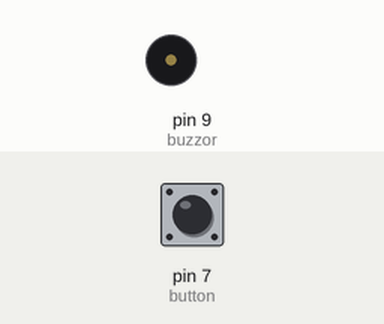
Simulated run of this sketch. Board: Arduino Leonardo, built with avr-gcc and run on an emulated ATmega32U4. On the bench: buzzer (waves = sounding, pin HIGH). The test bench sets the inputs (shaded band); at power-on: pin 7 (button) HIGH. USB keyboard and mouse output is not drawn.

Above: at 4.2 s.
4.3 s: pin 7 (button) pulled LOW for 0.15 s
At 4.8 s:
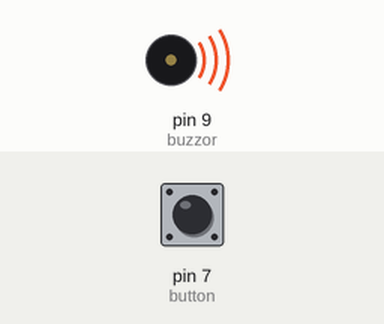
6.4 s: pin 7 (button) pulled LOW for 3.2 s
At 11.1 s:
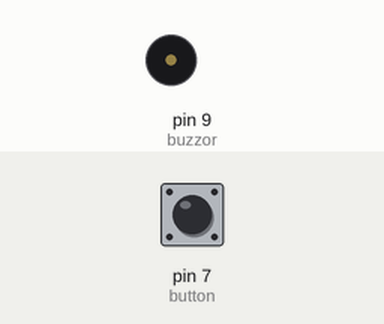
Timing chart, 0 to 12.6 s (numbered marks = the images above; inputs shaded):
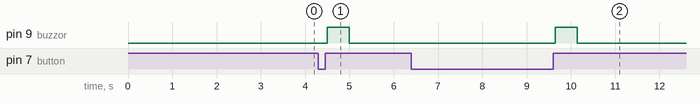

Measured:
- after the input at 4.3 s, pin 9 (buzzor): LOW → HIGH after 0.20 s, → LOW 0.50 s later
- after the input at 6.4 s, pin 9 (buzzor): LOW → HIGH after 3.2 s, → LOW 0.50 s later

The sketch:

AUTO_LOGINO.ino
```cpp
#include <Keyboard.h>

int button = 7;
int buzzor = 9;
int A = 0;
void setup() {
  Keyboard.begin();
  delay(3000);
  pinMode(button, INPUT_PULLUP);
  pinMode(buzzor, OUTPUT);
  attachInterrupt(4, test, LOW );
}

void loop() {
  if (A == 1) {
    digitalWrite(buzzor, HIGH);
    delay(500);
    digitalWrite(buzzor, LOW);
    A = 0;
  }
}

void test() {
  while (digitalRead(button) == 0) {
  }
  Keyboard.print("아이디");
  Keyboard.write(KEY_TAB);
  Keyboard.print("비밀번호");
  Keyboard.write (KEY_RETURN);
  A = 1;
}
```
